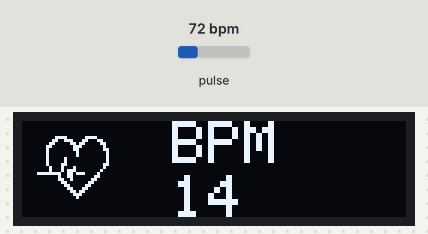
A sketch run on a simulated Arduino Uno, built with avr-gcc and run on an emulated ATmega328P. Parts: 128×32 one-colour display. The inputs (shaded band) are chosen by the test bench; at power-on: pulse 72 bpm. The display library's start-up logo is not drawn.

Above: at 4.2 s.
4.3 s: pulse set to 42 bpm
At 6.86 s:
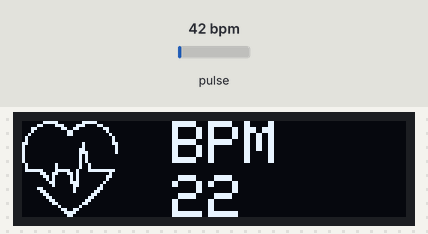
7.3 s: pulse set to 70 bpm
At 8.3 s:
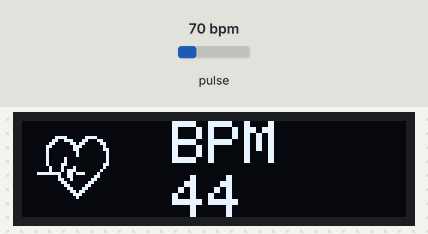
10.0 s: pulse set to 130 bpm
At 10.78 s:
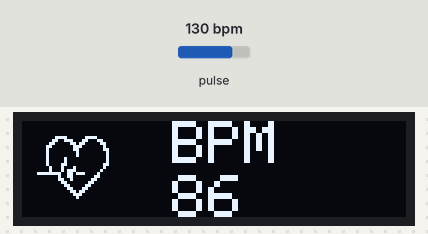
Timing chart, 0 to 13.0 s (numbered marks = the images above; inputs shaded):
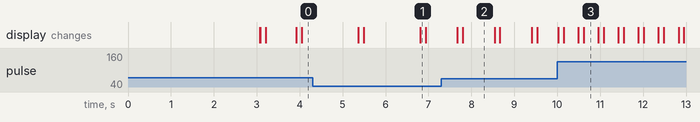

The sketch:

capteurBPM.ino
```cpp
#include <Adafruit_GFX.h>
#include <Adafruit_SSD1306.h>
#include <Wire.h>
#include "MAX30105.h"
#include "heartRate.h"

MAX30105 max30105;

const byte RATE_SIZE  = 5;
byte rates[RATE_SIZE]; //Liste des valeurs prises pour faire une moyenne
byte rateSpot = 0;
long lastBeat = 0;
float beatsPerMinute;
int beatAvg;

#define SCREEN_WIDTH      128
#define SCREEN_HEIGHT     32
#define OLED_RESET        -1

Adafruit_SSD1306 display(SCREEN_WIDTH, SCREEN_HEIGHT, &Wire, OLED_RESET);

static const unsigned char PROGMEM  logo2_bmp[] =
{ 0x03, 0xC0, 0xF0, 0x06, 0x71, 0x8C, 0x0C, 0x1B, 0x06, 0x18, 0x0E,  0x02, 0x10, 0x0C, 0x03, 0x10,
0x04, 0x01, 0x10, 0x04, 0x01, 0x10, 0x40,  0x01, 0x10, 0x40, 0x01, 0x10, 0xC0, 0x03, 0x08, 0x88,
0x02, 0x08, 0xB8, 0x04,  0xFF, 0x37, 0x08, 0x01, 0x30, 0x18, 0x01, 0x90, 0x30, 0x00, 0xC0, 0x60,
0x00,  0x60, 0xC0, 0x00, 0x31, 0x80, 0x00, 0x1B, 0x00, 0x00, 0x0E, 0x00, 0x00, 0x04, 0x00,  };

static const unsigned char PROGMEM logo3_bmp[] =
{ 0x01, 0xF0, 0x0F,  0x80, 0x06, 0x1C, 0x38, 0x60, 0x18, 0x06, 0x60, 0x18, 0x10, 0x01, 0x80, 0x08,
0x20,  0x01, 0x80, 0x04, 0x40, 0x00, 0x00, 0x02, 0x40, 0x00, 0x00, 0x02, 0xC0, 0x00, 0x08,  0x03,
0x80, 0x00, 0x08, 0x01, 0x80, 0x00, 0x18, 0x01, 0x80, 0x00, 0x1C, 0x01,  0x80, 0x00, 0x14, 0x00,
0x80, 0x00, 0x14, 0x00, 0x80, 0x00, 0x14, 0x00, 0x40,  0x10, 0x12, 0x00, 0x40, 0x10, 0x12, 0x00,
0x7E, 0x1F, 0x23, 0xFE, 0x03, 0x31,  0xA0, 0x04, 0x01, 0xA0, 0xA0, 0x0C, 0x00, 0xA0, 0xA0, 0x08,
0x00, 0x60, 0xE0,  0x10, 0x00, 0x20, 0x60, 0x20, 0x06, 0x00, 0x40, 0x60, 0x03, 0x00, 0x40, 0xC0,
0x01,  0x80, 0x01, 0x80, 0x00, 0xC0, 0x03, 0x00, 0x00, 0x60, 0x06, 0x00, 0x00, 0x30, 0x0C,  0x00,
0x00, 0x08, 0x10, 0x00, 0x00, 0x06, 0x60, 0x00, 0x00, 0x03, 0xC0, 0x00,  0x00, 0x01, 0x80, 0x00  };


void setup() {
  // Initialisation l'écran
  display.begin(SSD1306_SWITCHCAPVCC,  0x3C);
  display.display();
  delay(3000);

  // Initialisation du capteur
  max30105.begin(Wire, I2C_SPEED_FAST);
  max30105.setup();
  max30105.setPulseAmplitudeRed(0x0A);
}

void loop() {
  long irValue = max30105.getIR();

  if(irValue  > 7000)  //Présence d'un doigt
  {
    //Dessiner coeur
    display.clearDisplay();
    display.drawBitmap(5, 5, logo2_bmp, 24, 21, WHITE);
    display.setTextSize(2);
    display.setTextColor(WHITE);
    display.setCursor(50,0);
    display.println("BPM");
    display.setCursor(50,18);
    display.println(beatAvg);
    display.display();

    if (checkForBeat(irValue) == true) // Vérifier si c'est un battement
    {
      //Dessiner coeur 2 (qui bat) car battement apperçu
      display.clearDisplay();
      display.drawBitmap(0, 0, logo3_bmp, 32, 32, WHITE);
      display.setTextSize(2);
      display.setTextColor(WHITE);
      display.setCursor(50,0);
      display.println("BPM");
      display.setCursor(50,18);
      display.println(beatAvg);
      display.display();
      delay(100);

      //Calculer le temps entre 2 battements
      long delta = millis()  - lastBeat;
      lastBeat  = millis();

      //Calculer le bpm "raw"
      beatsPerMinute = 60 / (delta / 1000.0);

      //Calculer un bpm moyen pour une meilleure précision
      if (beatsPerMinute < 255 && beatsPerMinute > 20)
      {
        rates[rateSpot++] = (byte)beatsPerMinute;
        rateSpot %= RATE_SIZE;

        beatAvg = 0;
        for (byte x = 0 ; x < RATE_SIZE  ; x++)
          beatAvg += rates[x];
        beatAvg /= RATE_SIZE;
      }
    }

  }
  if (irValue < 7000)
  {
     beatAvg=0;
     display.clearDisplay();
     display.setTextSize(1);
     display.setTextColor(WHITE);
     display.setCursor(30,5);
     display.println("Please Place ");
     display.setCursor(30,15);
     display.println("your finger ");
     display.display();
  }
}
```

Measured:
- what the display in image 2 shows lasts 0.7 s, from 7.8 s to 8.5 s
